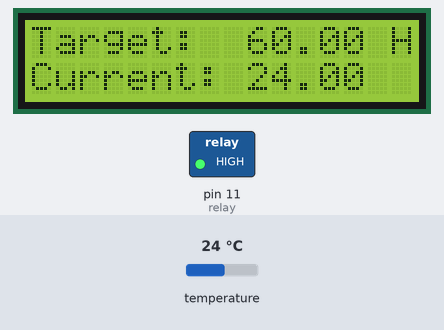
Recording of a sketch running on a simulated Arduino Uno, built with avr-gcc and run on an emulated ATmega328P. Shown: 16×2 character LCD, switched loads named in the sketch (green lamp = pin HIGH). Inputs (shaded band) come from the test bench; at power-on: temperature 24 °C. What the sketch prints to the serial monitor is not drawn.

Above: at 1.2 s.
1.3 s: temperature set to 12 °C
At 2.3 s:
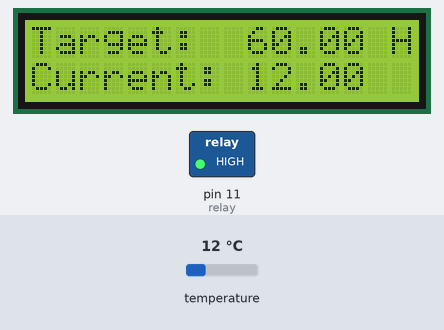
3.3 s: temperature set to 19 °C
At 4.9 s:
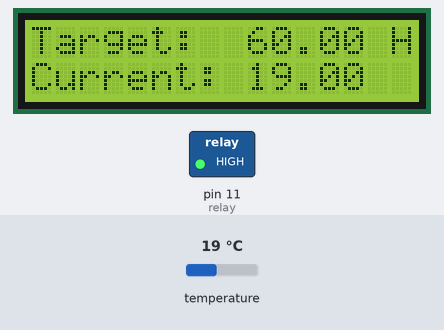
5.3 s: temperature set to 28 °C
At 6.5 s:
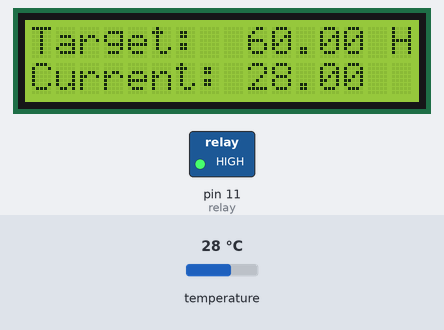
Timing chart, 0 to 8.3 s (numbered marks = the images above; inputs shaded):
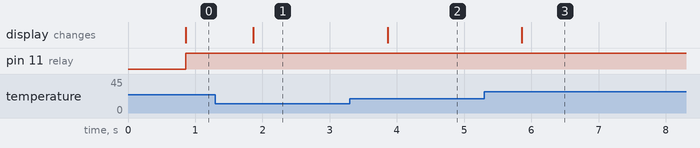

Measured:
- after the input at 1.3 s, the display: changes after 0.56 s (image 1)
- after the input at 3.3 s, the display: changes after 0.56 s (image 2)
- after the input at 5.3 s, the display: changes after 0.56 s (image 3)

The sketch:

SousDuino.ino
```cpp
// Eric's SousDuino controller, version 2
// Written June 2015 by Eric Light

int TARGET_TEMP = 60;

#include <OneWire.h>
#include <DallasTemperature.h>

// This version requires a DS18B20 temperature probe, and uses the OneWriteNoResistor library available at https://github.com/bigjosh/OneWireNoResistor/
// You'll also need the Dallas DS18 library from https://github.com/milesburton/Arduino-Temperature-Control-Library/

// Your DS18B20 should be wired on digital pins 8 (+5v), 9 (data), and 10 (GND).
// If using just a plain sensor, the flat side of the sensor should face into the center of the board.
// More info about the NoResistor library at http://wp.josh.com/2014/06/23/no-external-pull-up-needed-for-ds18b20-temp-sensor/#more-1892

// Thermocouple (DS18B20) PIN labels
int ds_data = 8;

// Relay (SSR) PIN labels
int relay = 11;

#define ONE_WIRE_BUS ds_data
#define TEMPERATURE_PRECISION 12

OneWire oneWire(ONE_WIRE_BUS);
DallasTemperature sensors(&oneWire);
DeviceAddress thermocouple;


#include <LiquidCrystal.h>

// initialize the library with the numbers of the interface pins
// RS, E, D4, D5, D6, D7
LiquidCrystal lcd(2, 3, 4, 5, 6, 7);


bool HEATING = false;

void setup(void)
{
  Serial.begin(9600);


  // Initialse Relay pins
  pinMode(relay, OUTPUT);  digitalWrite(relay, LOW);

  // set up the LCD's number of columns and rows:
  lcd.begin(16, 2);

}


void loop(void)
{
  // Read temperature
  sensors.getAddress(thermocouple, 0);
  sensors.begin();
  sensors.requestTemperatures(); // Send the command to get temperature
  float tempC = sensors.getTempC(thermocouple);  // Convert temperature into Celcius


  // Make sure we're getting usable readings
  if (tempC < 0) {
    Serial.print("Unplugged");
    relay_off();
    led_unplugged();
  }

  // See if we need to heat
  else {
    Serial.print(tempC);

    if (tempC > TARGET_TEMP ) {
      // Overtemp!
      relay_off();
    }
    else {
      if (TARGET_TEMP - tempC > .4) {
        // we're off by over half a degree, so go hard
        relay_on();
      }
      else {
        // We're only off by a tiny amount, so just give it a tickle
        Serial.print("Tweak");
        relay_on();
        delay(100);
        relay_off();
      }
    }
    // Only update the LCD if there's a thermostat plugged in
    led_update(TARGET_TEMP, tempC, true);
  }

  delay(200);

}

void relay_off()
{
  Serial.println("... Cooling");
  digitalWrite(relay, LOW);
  HEATING = false;
}

void relay_on()
{
  Serial.println("... Heating");
  digitalWrite(relay, HIGH);
  HEATING = true;
}

void led_unplugged() {
  lcd.clear();
  lcd.setCursor(0, 0);
  lcd.print("Probe unplugged!");
  lcd.setCursor(0, 1);
  lcd.print("Waiting for data");

}

void led_update(float target, float current, bool Heating)
{
  // set the cursor to column 0, line 1
  // (note: line 1 is the second row, since counting begins with 0):
  lcd.clear();
  lcd.setCursor(0, 0);
  lcd.print("Target:  " + String(target));
  lcd.setCursor(0, 1);
  lcd.print("Current: " + String(current));
  if (HEATING) {
    lcd.setCursor(15, 0);
    lcd.print("H");
  }


}
```
